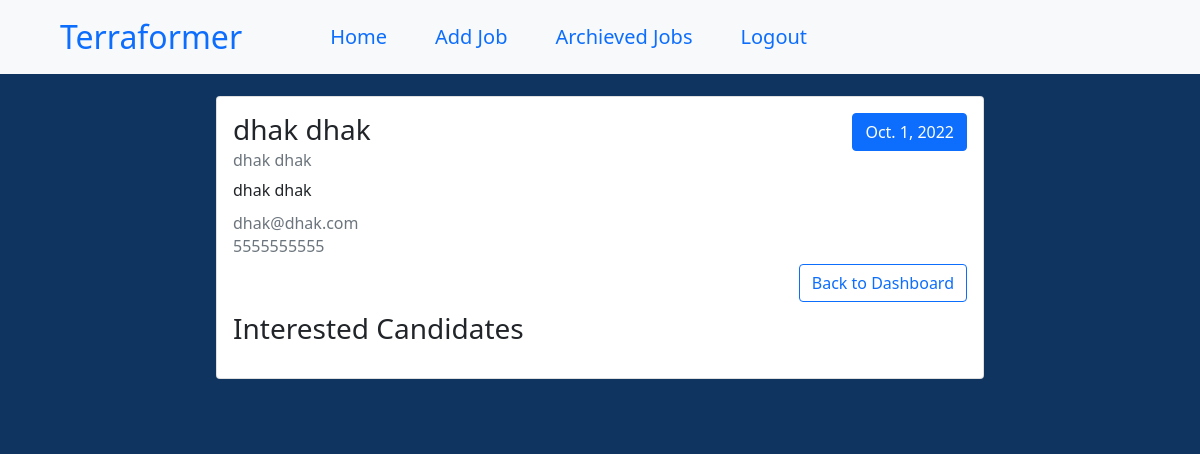
Page /candidates/1/13 (signed in) on the committed database.
### board/models.py (models this page shows, shortened)
class Job(models.Model):
    title = models.CharField(max_length=250)
    description = models.TextField(max_length=500)
    location = models.CharField(max_length=250)
    deadline = models.DateField()
    mobile = models.CharField(max_length=10)
    email = models.EmailField()
    is_archieved = models.BooleanField(default=False)
    people = models.ManyToManyField(get_user_model())

### board/views.py (the view)
# urls.py: path('candidates/<int:id>/<int:jobid>', views.candidates, name='candidates'),
def candidates(req, id, jobid):
    if id==1:
        user_group = Group.objects.get(name = 'Terraformers')
        category = 'Terraformer'
    else:
        user_group = Group.objects.get(name = 'Applicants')
        category = 'Applicant'
    user_group = Group.objects.get(name = 'Terraformers')
    if req.user.is_authenticated and user_group == req.user.groups.all()[0]:
        cadets = Job.objects.get(pk=jobid).people.all()
        job = Job.objects.get(pk=jobid)
        return render(req, 'candidates.html', {'category': category, 'candidates': cadets, 'group': id, 'job': job})
    else:
        messages.warning(req, "You are not authorized to view candidates.")
        return HttpResponseRedirect('/')

### board/templates/candidates.html (shortened to what this page needs)
{% extends 'base.html' %}
{% load static %}
{% block content %}
<div>
  <nav class="fixed-top navbar navbar-expand-lg bg-light px-5 py-2">
    <div class="container-fluid">
      <a class="navbar-brand fs-2" href="{% url 'home' %}">{{category}}</a>
      <div class="collapse navbar-collapse mx-5 fs-5" id="navbarNavAltMarkup">
        <div class="navbar-nav">
          <a class="mx-3 nav-link" aria-current="page" href="{%url 'home' %}">Home</a>
          {% if category == "Terraformer" %}
          <a class="mx-3 nav-link" aria-current="page" href="{%url 'add_job' group %}">Add Job</a>
          <a class="mx-3 nav-link" aria-current="page" href="{%url 'archieved_jobs' group %}">Archieved Jobs</a>
          {% endif %}
          <a class="mx-3 nav-link" href="{%url 'logout' %}">Logout</a>
        </div>
      </div>
    </div>
  </nav>
  <div class = "mt-5">
  <div class = "my-5">
    <div class="card my-4" style="width: 48rem;">
        <div class="card-body">
            <div class="d-flex justify-content-between">
                <div><h3 class="card-title">{{job.title}}</h3></div>
                <div><button type="button" class="btn btn-primary">
                  {{job.deadline}}
                </button></div>
            </div>
              <h6 class="card-subtitle mb-2 text-muted">{{job.location}}</h6>
              <p class="card-text">{{job.description}}</p>
              <h6 class="card-subtitle mb-2 text-muted">{{job.email}}</h6>
              <h6 class="card-subtitle mb-2 text-muted">{{job.mobile}}</h6>
            <div class="d-flex justify-content-between">
                <div><h3 class="card-title mt-5 mb-3">Interested Candidates</h3></div>
                <div><a class="btn btn-outline-primary" aria-current="page" href="{%url 'dashboard' group %}"> Back to Dashboard</a></div>
            </div>
      </div>
    </div>
  </div>
  </div>
</div>
{% endblock content %}

### board/static/css/core.css (style rules this page uses)
.main_bg { background: #0F3460; display: flex; justify-content: center; align-items: center; }

### rows in the picture
Job: title "dhak dhak", deadline "Oct. 1, 2022", location "dhak dhak", description "dhak dhak", email "dhak@dhak.com", mobile "5555555555"

### other values in the picture
{{ category }} "Terraformer"
